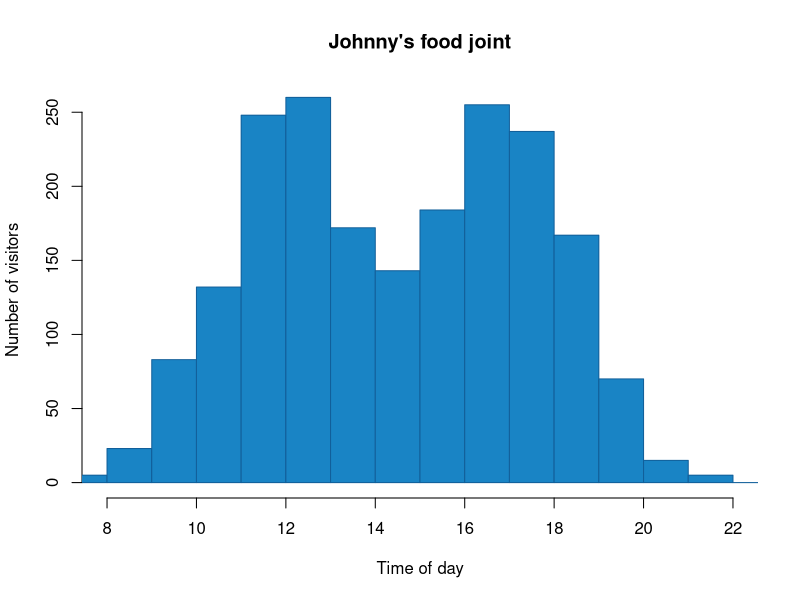

Generate this figure with R:
# figure illustrating Mode

# My default color scheme
MyColoes = c("#115f9a", "#1984c5", "#22a7f0", "#48b5c4", "#76c68f", "#a6d75b", "#c9e52f", "#d0ee11", "#d0f400")

# Generate bimodal data
set.seed(50) # 
x1 <- rnorm(1000, mean=12, sd=1.5) # first mode
x2 <- rnorm(1000, mean=17, sd=1.5) # second mode
x <- c(x1,x2)

# Plot a histogram of the data
blocks <- seq(0, 24, by=1) # how do we split the data
hist(x, breaks = blocks, 
     xlab="Time of day",
     ylab = "Number of visitors",
     main="Johnny's food joint",
     xlim = c(8, 22),
     border = MyColoes[1],
     col = MyColoes[2])


# The mode of this dataset is 12 while the mean and median is 14.5 
